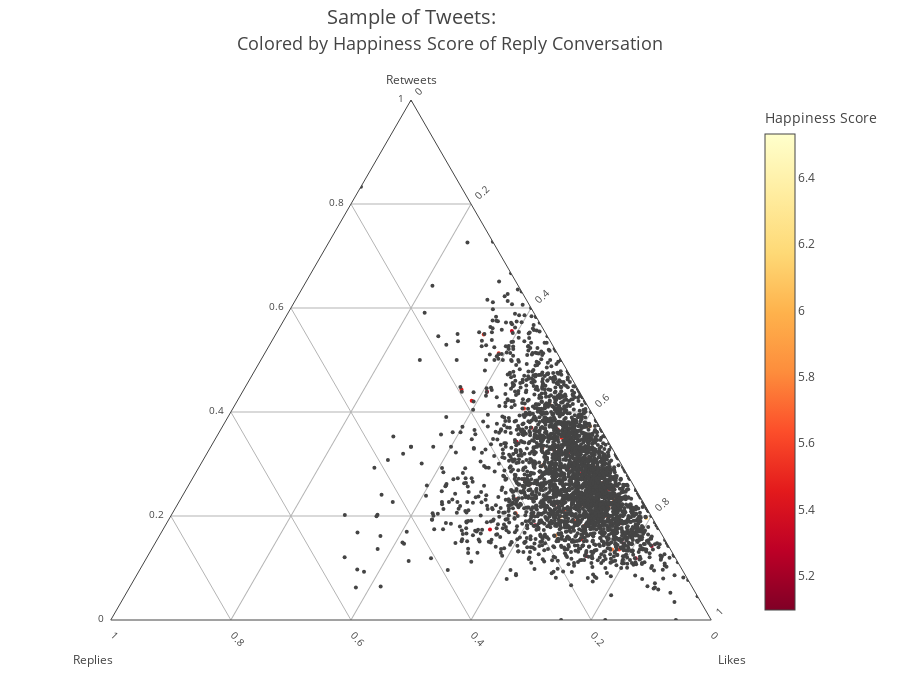

The notebook cell saved with this chart:
### Markdown cell above
# Plotting all tweet ratios with happiness

### Code cell
rawData = list(allhapp_ratios);
def makeAxis(title, tickangle): 
    return {
      'title': title,
      'titlefont': { 'size': 12 },
      'tickangle': tickangle,
      'tickfont': { 'size': 10 },
      'tickcolor': 'rgba(0,0,0,0)',
      'ticklen': 5,
      'showline': True,
      'showgrid': True
    }
data = [{ 
    'type': 'scatterternary',
    'mode': 'markers',
    'a': [i for i in map(lambda x: x['retweets'], rawData)],
    'b': [i for i in map(lambda x: x['replies'], rawData)],
    'c': [i for i in map(lambda x: x['likes'], rawData)],
    'text': [i for i in map(lambda x: x['user']+'<br>happ score = '+str(round(x['happ_score'],3)), rawData)],
    'marker': {
        'color': [i for i in map(lambda x: x['happ_score'], rawData)],
        'cmin':happmax,
        'cmax':happmin,
        'size': 4,
        'colorbar':{'title':'Happiness Score'
                   },
        'colorscale':'YlOrRd',# Viridis Jet YlOrRd
        'showscale':True
    },
    }]
layout = {
    'title':'Colored by Happiness Score of Reply Conversation',
    'titlefont': { 'size': 18 },
    'autosize':False,
    'width':900,
    'height':700,
    'ternary': {
        'sum': 1,
        'aaxis': makeAxis('Retweets', 0),
        'baxis': makeAxis('<br>Replies  ', 45),
        'caxis': makeAxis('<br>  Likes', -45)
    },
    'annotations': [{
      'showarrow': False,
      'text': 'Sample of Tweets:',
        'x': .5,
        'y': 1.19,
        'font': { 'size': 20 }
    }]
}
fig = {'data': data, 'layout': layout}
#py.plotly.image.save_as(fig,'Figs/{}-ratio-happiness.jpeg'.format(screenname))
py.offline.iplot(fig)

# Plotting agin to save fig at higher quality
rawData = list(allhapp_ratios);
def makeAxis(title, tickangle): 
    return {
      'title': title,
      'titlefont': { 'size': 24 },
      'tickangle': tickangle,
      'tickfont': { 'size': 20 },
      'tickcolor': 'rgba(0,0,0,0)',
      'ticklen': 5,
      'showline': True,
      'showgrid': True
    }
data = [{ 
    'type': 'scatterternary',
    'mode': 'markers',
    'a': [i for i in map(lambda x: x['retweets'], rawData)],
    'b': [i for i in map(lambda x: x['replies'], rawData)],
    'c': [i for i in map(lambda x: x['likes'], rawData)],
    'text': [i for i in map(lambda x: x['user']+'<br>happ score = '+str(round(x['happ_score'],3)), rawData)],
    'marker': {
        'color': [i for i in map(lambda x: x['happ_score'], rawData)],
        'cmin':happmax,
        'cmax':happmin,
        'size': 10,
        'colorbar':{'title':'Happiness Score',
                    'titlefont': { 'size': 30 },
                    'tickfont': { 'size': 20 },
                   },
        'colorscale':'YlOrRd',# Viridis Jet YlOrRd
        'showscale':True
    },
    }]
layout = {
    'title':'<br>Colored by Happiness Score of Reply Conversation',
    'titlefont': { 'size': 34 },
    'autosize':False,
    'width':2000,
    'height':1700,
    'ternary': {
        'sum': 1,
        'aaxis': makeAxis('Retweets', 0),
        'baxis': makeAxis('<br>Replies  ', 45),
        'caxis': makeAxis('<br>  Likes', -45)
    },
    'annotations': [{
      'showarrow': False,
      'text': 'Sample of All Tweets:',
        'x': .5,
        'y': 1.07,
        'font': { 'size': 44 }
    }]
}
fig = {'data': data, 'layout': layout}
py.plotly.image.save_as(fig,'Figs/ALL-ratio-happiness.jpeg')

### Figure 1 — Plotly figure (JSON) as saved in the notebook; plotly's stock layout.template omitted (floating-point values rounded to 4 significant figures; data arrays with more than 128 entries replaced by an {"elided": "..."} marker saying what was removed)
{"data": [{"a": {"elided": "3315 int values"}, "b": {"elided": "3315 int values"}, "c": {"elided": "3315 int values"}, "marker": {"cmax": 4.623, "cmin": 7.381, "color": {"elided": "3315 float values"}, "colorbar": {"title": "Happiness Score"}, "colorscale": "YlOrRd", "showscale": true, "size": 4}, "mode": "markers", "text": {"elided": "3315 str values"}, "type": "scatterternary"}], "layout": {"annotations": [{"font": {"size": 20}, "showarrow": false, "text": "Sample of Tweets:", "x": 0.5, "y": 1.19}], "autosize": false, "height": 700, "ternary": {"aaxis": {"showgrid": true, "showline": true, "tickangle": 0, "tickcolor": "rgba(0,0,0,0)", "tickfont": {"size": 10}, "ticklen": 5, "title": "Retweets", "titlefont": {"size": 12}}, "baxis": {"showgrid": true, "showline": true, "tickangle": 45, "tickcolor": "rgba(0,0,0,0)", "tickfont": {"size": 10}, "ticklen": 5, "title": "<br>Replies  ", "titlefont": {"size": 12}}, "caxis": {"showgrid": true, "showline": true, "tickangle": -45, "tickcolor": "rgba(0,0,0,0)", "tickfont": {"size": 10}, "ticklen": 5, "title": "<br>  Likes", "titlefont": {"size": 12}}, "sum": 1}, "title": "Colored by Happiness Score of Reply Conversation", "titlefont": {"size": 18}, "width": 900}}
